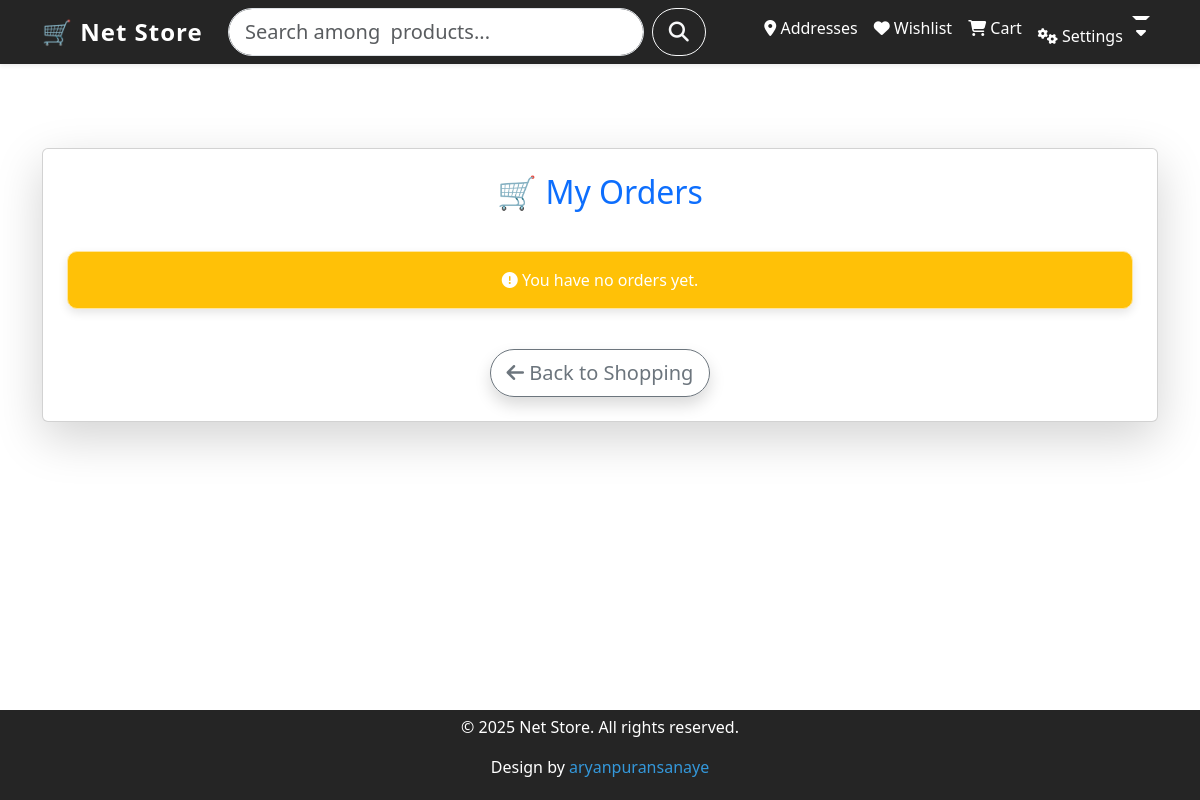
The page /cart/orders/ (signed in) on the database as committed earlier.
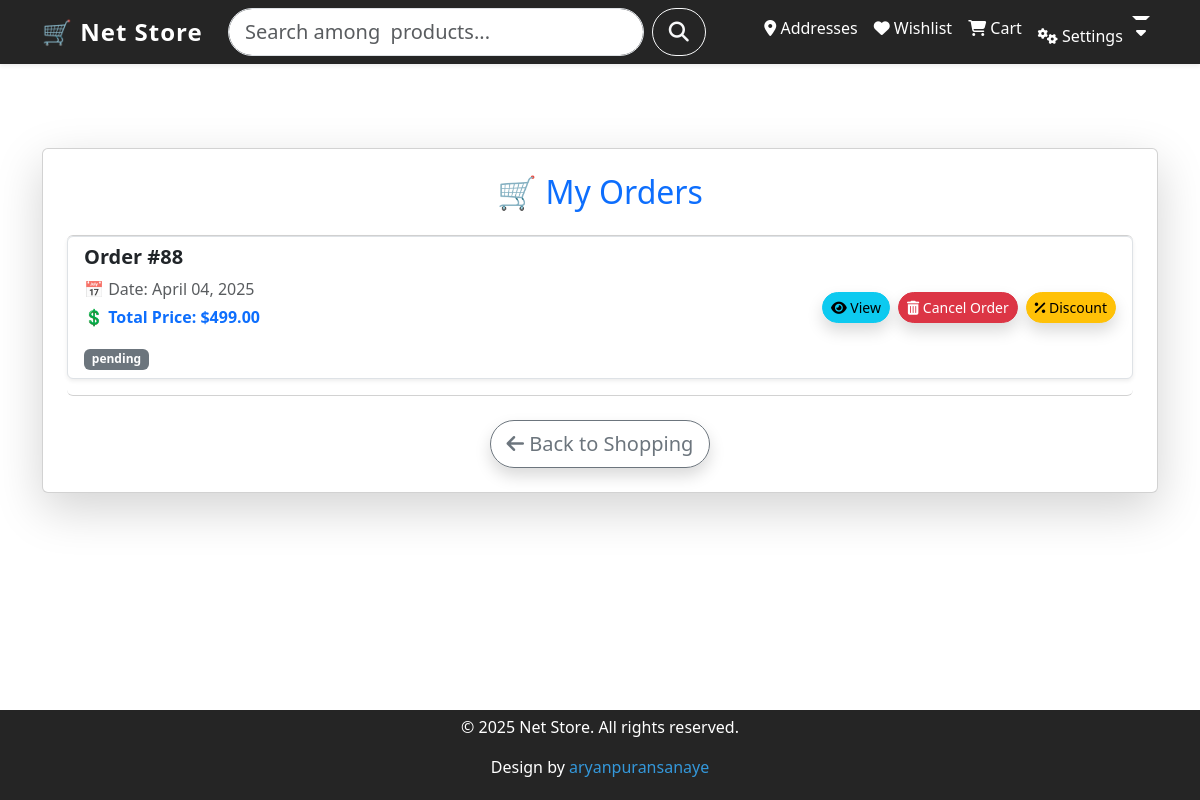
The same page on the database as committed later.
### orders/models.py (models this page shows, shortened)
class Order(models.Model):
    CHOICES = [
        ("Pending", "Pending"),
        ("Shipped", "Shipped"),
        ("Delivered", "Delivered")
    ]
    customer = models.ForeignKey('customers.Customer', on_delete=models.CASCADE)
    total_price = models.DecimalField(max_digits=10, decimal_places=2, default=Decimal('0.00'), null=True, blank=True)
    final_price = models.DecimalField(max_digits=10, decimal_places=2, default=Decimal('0.00'), null=True, blank=True)
    discount_code = models.ForeignKey('DiscountByCode', null=True, blank=True, on_delete=models.SET_NULL)
    discount_percentage = models.FloatField(null=True, blank=True)
    created_at = models.DateTimeField(auto_now_add=True)
    status = models.CharField(max_length=20, choices=CHOICES, default="Pending")

### orders/views.py (the view)
# urls.py: path('orders/', CustomerOrderView.as_view(), name='orders'),
class CustomerOrderView(APIView):
    permission_classes = [IsAuthenticated]
    def get(self, request, order_id=None):
        customer = request.user.customer
        if order_id:
            order = get_object_or_404(Order, id=order_id, customer=customer)
            address = get_object_or_404(Address, customer=customer, is_active=True)
            return render(request, 'orders/order_detail.html', {'order': order, 'address': address})
        orders = Order.objects.filter(customer=customer)
        return render(request, 'orders/cart_detail.html', {'orders': orders})

### orders/templates/orders/cart_detail.html (shortened to what this page needs)
{% extends "base.html" %}
{% block content %}
<div class="container mt-5">
    <div class="card shadow-lg p-4 rounded-lg">
        <h2 class="text-center text-primary mb-4">🛒 My Orders</h2>
        {% if orders %}
            <ul class="list-group">
                {% for order in orders %}
                    <li class="list-group-item d-flex justify-content-between align-items-center shadow-sm rounded mb-3">
                        <div>
                            <h5 class="fw-bold">Order #{{ order.id }}</h5>
                            <p class="mb-1 text-muted">📅 Date: {{ order.created_at|date:"F d, Y" }}</p>
                            {% if order.discount_percentage > 0 %}
                                <p class="mb-1">
                                    <span class="text-danger fw-bold" style="text-decoration: line-through;">
                                        ${{ order.total_price|floatformat:2 }}
                                    </span>
                                    <span class="badge bg-danger ms-2">
                                        {{ order.discount_percentage }}% OFF
                                    </span>
                                </p>
                                <p class="fw-bold text-success">💲 Discounted Price: ${{ order.final_price|floatformat:2 }}</p>
                            {% else %}
                                <p class="fw-bold text-primary">💲 Total Price: ${{ order.total_price|floatformat:2 }}</p>
                            {% endif %}
                            <span class="badge
                                bg-{% if order.status == 'Pending' %}warning
                                   {% elif order.status == 'Completed' %}success
                                   {% else %}secondary
                                   {% endif %}">
                                {{ order.status }}
                            </span>
                        </div>
                        <div class="d-flex gap-2">
                            <a href="{% url 'orders:order-detail' order.id %}" class="btn btn-info btn-sm rounded-pill shadow">
                                <i class="fas fa-eye"></i> View
                            </a>
                            <form action="{% url 'orders:remove-order' order.id %}" method="post">
                                <button type="submit" class="btn btn-danger btn-sm rounded-pill shadow">
                                    <i class="fas fa-trash-alt"></i> Cancel Order
                                </button>
                            </form>
                            <a href="#" class="btn btn-warning btn-sm rounded-pill shadow" data-bs-toggle="modal" data-bs-target="#discountModal{{ order.id }}">
                                <i class="fas fa-percentage"></i> Discount
                            </a>
                        </div>
                    </li>
                {% endfor %}
            </ul>
        {% else %}
            <div class="alert alert-warning text-center mt-3">
                <i class="fas fa-exclamation-circle"></i> You have no orders yet.
            </div>
        {% endif %}
        <div class="d-flex justify-content-center mt-4">
            <a href="{% url 'products:home' %}" class="btn btn-outline-secondary btn-lg rounded-pill shadow">
                <i class="fas fa-arrow-left"></i> Back to Shopping
            </a>
        </div>
    </div>
</div>
{% endblock %}

Rows that differ between the two databases and show on the page:
added Order: id "88", created_at "April 04, 2025", total_price "499.00", status "pending"
Other text that changed with them:
text no longer shown: "You have no orders yet."
